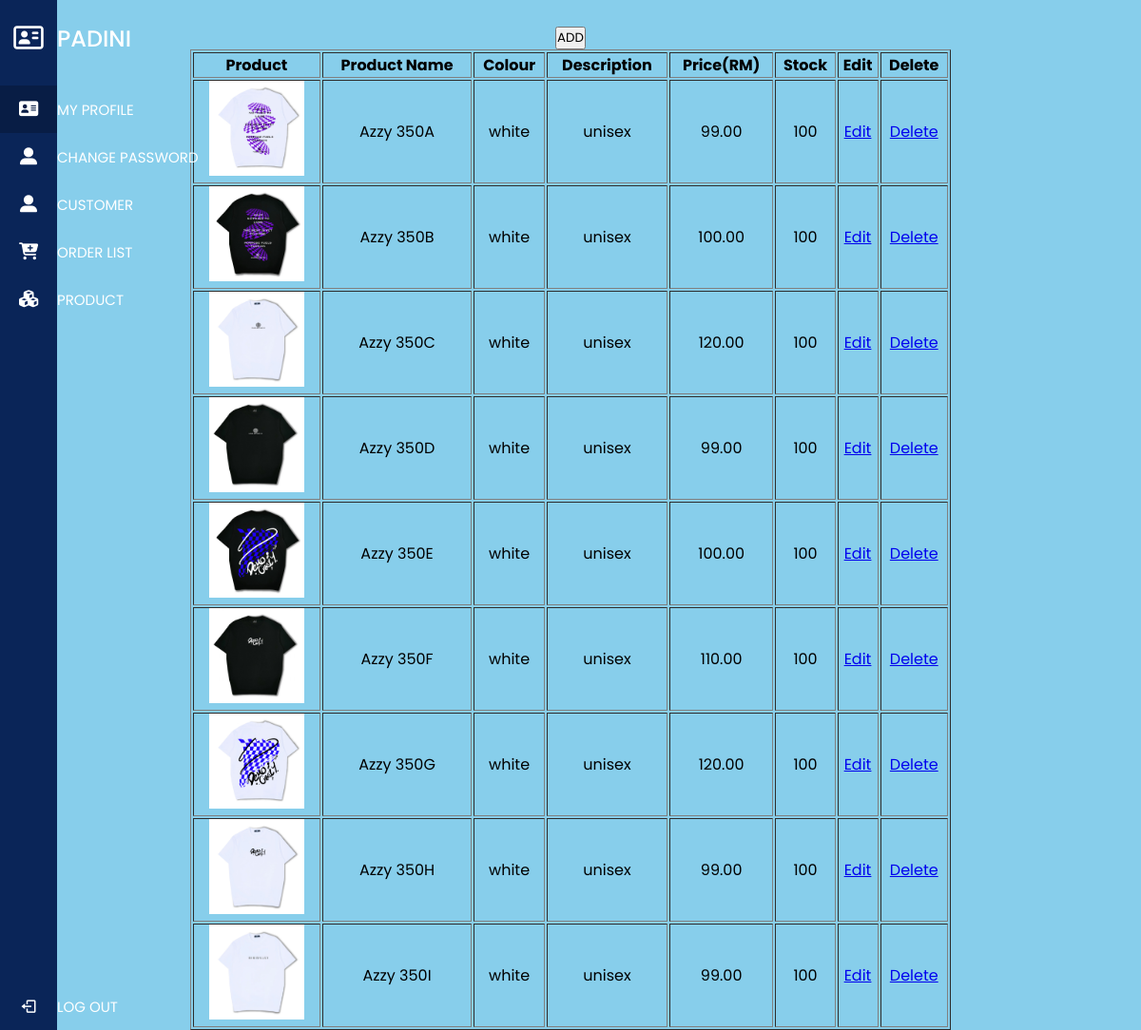
Page /admin/ProductList.php on the committed database.
### tables this page shows
CREATE TABLE `product` (
  `product_id` int(100) NOT NULL AUTO_INCREMENT,
  `product_code` char(5) NOT NULL,
  `product_name` varchar(100) NOT NULL,
  `product_image` varchar(100) NOT NULL,
  `colour` varchar(50) DEFAULT NULL,
  `description` varchar(50) DEFAULT NULL,
  `product_price` decimal(5,2) NOT NULL,
  `product_stock` int(3) NOT NULL,
  `product_isDelete` int(1) NOT NULL DEFAULT '0',
   PRIMARY KEY (`product_id`)
);

### admin/ProductList.php (the view, shortened to what this page needs)
<?php include("dataconnection.php"); ?>
<!DOCTYPE html>
<html lang="en">
<head>
<head>
	<link href='https://unpkg.com/boxicons@2.0.7/css/boxicons.min.css' rel='stylesheet'>
   </head>
	<link href="design.css" type="text/css" rel="stylesheet" />
</head>
<body>
	<center>
	<div id="wrapper">
		<div id="left">
			<?php include("menu.php"); ?>
		</div>
		<div id="right">
		<table border="1" width="800px">
		<div class="home-content">
	<div class="overview-boxes">
			<tr>
				<th>Product</th>
				<th>Product Name</th>
				<th>Colour</th>
            	<th>Description</th>
				<th>Price(RM)</th>
				<th>Stock</th>
				<th>Edit</th>
				<th>Delete</th>
			</tr>
<button type="button" id="ADD" onclick="location='addproduct.php'">ADD</button>
			<?php
			$result = mysqli_query($connect, "select * from product where product_isDelete=0" );
			$count = mysqli_num_rows($result);
			if ($count < 1)
			{
			?>
				<tr>
					<td colspan="6">No Records Found</td>
				</tr>
			<?php
			}
			else
			{
				while($row = mysqli_fetch_assoc($result))
				{
				?>
				<tr>
					<td><img src="../images/<?php print $row['product_image']?>" width="100" height="auto"></td>
					<td><?php echo $row["product_name"]; ?></td>
					<td><?php echo $row["colour"]; ?></td>
					<td><?php echo $row["description"]; ?></td>
					<td><?php echo $row["product_price"]; ?></td>
					<td><?php echo $row["product_stock"]; ?></td>
					<td><a href="ProductEdit.php?edit&product_id=<?php echo $row['product_id']; ?>">Edit</a></td>
					<td><a href="ProductList.php?del&product_id=<?php echo $row['product_id']; ?>" onclick="return confirmation();">Delete</a></td>
				</tr>
				<?php
				}
			}
			?>
		</table>
		</div>
	</div>
</body>
</html>

### admin/menu.php (shortened to what this page needs)
<!DOCTYPE html>
<html lang="en" dir="ltr">
  <head>
    <link rel="stylesheet" href="menu.css">
    <link href='https://unpkg.com/boxicons@2.0.7/css/boxicons.min.css' rel='stylesheet'>
   </head>
<body>
  <div class="sidebar">
    <div class="logo-details">
          <i class='fas fa-address-card'></i>
    <span class="logo_name">PADINI</span>
    </div>
      <ul class="nav-links">
        <li class="sidebar-item">
          <a href="myprofile.php" class="active">
            <i class='fas fa-address-card'></i>
            <span class="links_name">MY PROFILE</span>
          </a>
        </li>
        <li>
            <a href="changepass.php">
            <i class='fas fa-user-alt' ></i>
            <span class="links_name">CHANGE PASSWORD</span>
          </a>
        </li>
        <li>
            <a href="customerlist.php">
            <i class='fas fa-user-alt' ></i>
            <span class="links_name">CUSTOMER</span>
          </a>
        </li>
        <li>
          <a href="OrderList.php">
            <i class='fas fa-cart-plus' ></i>
            <span class="links_name">ORDER LIST</span>
          </a>
        </li>
        <li>
          <a href="ProductList.php">
            <i class='fas fa-cubes' ></i>
            <span class="links_name">PRODUCT</span>
          </a>
        <li class="log_out">
          <a href="index.php">
            <i class='bx bx-log-out'></i>
            <span class="links_name">LOG OUT</span>
          </a>
        </li>
      </ul>
  </div>
</body>
</html>

### admin/design.css (style rules this page uses)
body { font-family: 'lato', sans-serif; background-color: gray; }

### admin/menu.css (style rules this page uses)
* { margin: 0; padding: 0; box-sizing: border-box; font-family: 'Poppins', sans-serif; }
.sidebar { position: fixed; height: 100%; width: 240px; background: #0A2558; transition: all 0.5s ease; }
.sidebar .logo-details { height: 80px; display: flex; align-items: center; }
.sidebar .logo-details i { font-size: 28px; font-weight: 500; color: #fff; min-width: 60px; text-align: center }
.sidebar .logo-details .logo_name { color: #fff; font-size: 24px; font-weight: 500; }
.sidebar .nav-links { margin-top: 10px; }
.sidebar .nav-links li { position: relative; list-style: none; height: 50px; }
.sidebar .nav-links li a { height: 100%; width: 100%; display: flex; align-items: center; text-decoration: none; transition: all 0.4s ease; }
.sidebar .nav-links li a.active { background: #081D45; }
.sidebar .nav-links li i { min-width: 60px; text-align: center; font-size: 18px; color: #fff; }
.sidebar .nav-links li a .links_name { color: #fff; font-size: 15px; font-weight: 400; white-space: nowrap; }
.sidebar .nav-links .log_out { position: absolute; bottom: 0; width: 100%; }
.home-content .overview-boxes { display: flex; align-items: center; justify-content: space-between; flex-wrap: wrap; padding: 0 20px; margin-bottom: 26px; }
@media (max-width: 1240px) { .sidebar { width: 60px; } }

### admin/ProductList.php (style rules this page uses)
td { text-align: center; }

### admin/menu.php (style rules this page uses)
body { background-color:skyblue; }

### rows in the picture
product: product_image (picture), product_name "Azzy 350A", colour "white", description "unisex", product_price "99.00", product_stock "100"
product: product_image (picture), product_name "Azzy 350B", colour "white", description "unisex", product_price "100.00", product_stock "100"
product: product_image (picture), product_name "Azzy 350C", colour "white", description "unisex", product_price "120.00", product_stock "100"
product: product_image (picture), product_name "Azzy 350D", colour "white", description "unisex", product_price "99.00", product_stock "100"
product: product_image (picture), product_name "Azzy 350E", colour "white", description "unisex", product_price "100.00", product_stock "100"
product: product_image (picture), product_name "Azzy 350F", colour "white", description "unisex", product_price "110.00", product_stock "100"
product: product_image (picture), product_name "Azzy 350G", colour "white", description "unisex", product_price "120.00", product_stock "100"
product: product_image (picture), product_name "Azzy 350H", colour "white", description "unisex", product_price "99.00", product_stock "100"
product: product_image (picture), product_name "Azzy 350I", colour "white", description "unisex", product_price "99.00", product_stock "100"
